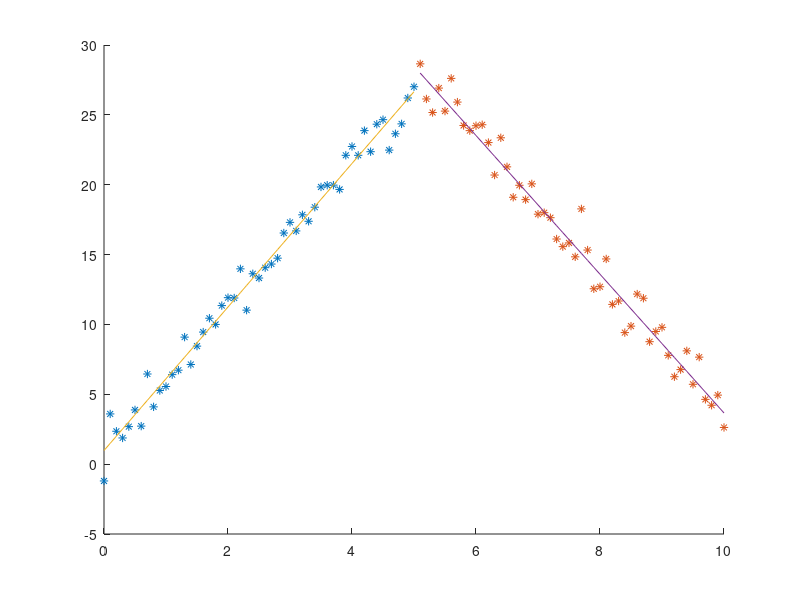

Write MATLAB code to recreate this figure.
clc; clear all; close all;
t = [0:0.1:5];
t1 = [5.1:0.1:10]; 
len = length(t);
len1 = length(t1);

a = 5*t + (randn(1,len)-0.5) + 2;
a1 = -5*t1 + (randn(1,len1)-0.5) + 54;

figure
hold on
plot(t,a,'*')
plot(t1,a1,'*')

A = [t', ones(len,1)];
[U,S,V] = svd(A);
S = S';
S(1,1) = 1/S(1,1); 
S(2,2) = 1/S(2,2); 

X = V*S*U'*a';

a = X(1)*t + X(2);

A1 = [t1', ones(len1,1)];
[U,S,V] = svd(A1);
S = S';
S(1,1) = 1/S(1,1); 
S(2,2) = 1/S(2,2); 

X1 = V*S*U'*a1';

a1 = X1(1)*t1 + X1(2);

plot(t,a)
plot(t1,a1)



